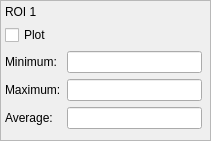
<?xml version="1.0" encoding="UTF-8"?>
<ui version="4.0">
 <class>Form</class>
 <widget class="QWidget" name="Form">
  <property name="geometry">
   <rect>
    <x>0</x>
    <y>0</y>
    <width>211</width>
    <height>141</height>
   </rect>
  </property>
  <property name="windowTitle">
   <string>Form</string>
  </property>
  <widget class="QFrame" name="frame_roiul">
   <property name="geometry">
    <rect>
     <x>0</x>
     <y>0</y>
     <width>211</width>
     <height>141</height>
    </rect>
   </property>
   <property name="frameShape">
    <enum>QFrame::StyledPanel</enum>
   </property>
   <property name="frameShadow">
    <enum>QFrame::Raised</enum>
   </property>
   <widget class="QWidget" name="">
    <property name="geometry">
     <rect>
      <x>5</x>
      <y>5</y>
      <width>197</width>
      <height>134</height>
     </rect>
    </property>
    <layout class="QFormLayout" name="formLayout">
     <item row="0" column="0" colspan="2">
      <widget class="QLabel" name="label">
       <property name="text">
        <string>ROI 1</string>
       </property>
      </widget>
     </item>
     <item row="1" column="0">
      <widget class="QCheckBox" name="checkBox_ROI1">
       <property name="text">
        <string>Plot</string>
       </property>
      </widget>
     </item>
     <item row="2" column="0">
      <widget class="QLabel" name="label_2">
       <property name="text">
        <string>Minimum:</string>
       </property>
      </widget>
     </item>
     <item row="2" column="1">
      <widget class="QLineEdit" name="lineEdit_roi1_min"/>
     </item>
     <item row="3" column="0">
      <widget class="QLabel" name="label_3">
       <property name="text">
        <string>Maximum:</string>
       </property>
      </widget>
     </item>
     <item row="3" column="1">
      <widget class="QLineEdit" name="lineEdit_roi1_max"/>
     </item>
     <item row="4" column="0">
      <widget class="QLabel" name="label_4">
       <property name="text">
        <string>Average:</string>
       </property>
      </widget>
     </item>
     <item row="4" column="1">
      <widget class="QLineEdit" name="lineEdit_roi1_avg"/>
     </item>
    </layout>
   </widget>
  </widget>
 </widget>
 <resources/>
 <connections/>
</ui>
